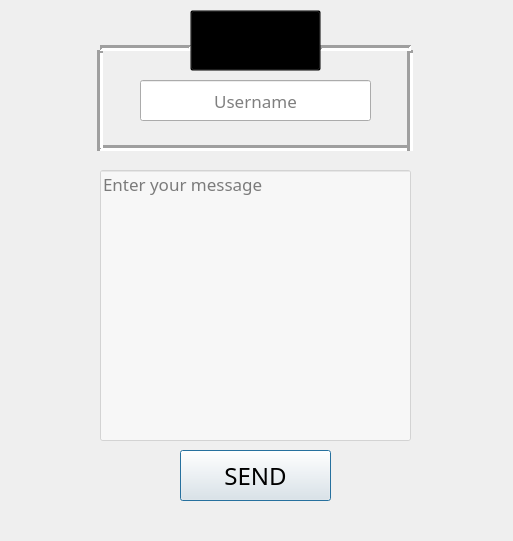
<?xml version="1.0" encoding="UTF-8"?>
<ui version="4.0">
 <class>Rep</class>
 <widget class="QDialog" name="Rep">
  <property name="geometry">
   <rect>
    <x>0</x>
    <y>0</y>
    <width>513</width>
    <height>541</height>
   </rect>
  </property>
  <property name="font">
   <font>
    <family>FVF Fernando 08</family>
   </font>
  </property>
  <property name="windowTitle">
   <string>Dialog</string>
  </property>
  <property name="styleSheet">
   <string notr="true">#lineEdit {
background-color:rgba(255, 255, 255,0.5);
color:black;
}
#Rep{
	background-image: url(:/re.jpg);
}
#sendButton {
background:transparent;
color:black;
}

#repButton {
color:black;
}</string>
  </property>
  <widget class="QPushButton" name="repButton">
   <property name="geometry">
    <rect>
     <x>180</x>
     <y>450</y>
     <width>151</width>
     <height>51</height>
    </rect>
   </property>
   <property name="font">
    <font>
     <family>FVF Fernando 08</family>
     <pointsize>18</pointsize>
    </font>
   </property>
   <property name="text">
    <string>SEND</string>
   </property>
  </widget>
  <widget class="QLineEdit" name="userEdit">
   <property name="geometry">
    <rect>
     <x>140</x>
     <y>80</y>
     <width>231</width>
     <height>41</height>
    </rect>
   </property>
   <property name="font">
    <font>
     <family>FVF Fernando 08</family>
     <pointsize>13</pointsize>
    </font>
   </property>
   <property name="contextMenuPolicy">
    <enum>Qt::DefaultContextMenu</enum>
   </property>
   <property name="toolTipDuration">
    <number>0</number>
   </property>
   <property name="alignment">
    <set>Qt::AlignCenter</set>
   </property>
   <property name="placeholderText">
    <string>Username</string>
   </property>
  </widget>
  <widget class="Line" name="line">
   <property name="geometry">
    <rect>
     <x>100</x>
     <y>140</y>
     <width>311</width>
     <height>16</height>
    </rect>
   </property>
   <property name="lineWidth">
    <number>3</number>
   </property>
   <property name="orientation">
    <enum>Qt::Horizontal</enum>
   </property>
  </widget>
  <widget class="Line" name="line_3">
   <property name="geometry">
    <rect>
     <x>90</x>
     <y>50</y>
     <width>20</width>
     <height>101</height>
    </rect>
   </property>
   <property name="lineWidth">
    <number>3</number>
   </property>
   <property name="midLineWidth">
    <number>0</number>
   </property>
   <property name="orientation">
    <enum>Qt::Vertical</enum>
   </property>
  </widget>
  <widget class="Line" name="line_4">
   <property name="geometry">
    <rect>
     <x>400</x>
     <y>50</y>
     <width>20</width>
     <height>101</height>
    </rect>
   </property>
   <property name="lineWidth">
    <number>3</number>
   </property>
   <property name="midLineWidth">
    <number>0</number>
   </property>
   <property name="orientation">
    <enum>Qt::Vertical</enum>
   </property>
  </widget>
  <widget class="Line" name="line_2">
   <property name="geometry">
    <rect>
     <x>100</x>
     <y>40</y>
     <width>91</width>
     <height>16</height>
    </rect>
   </property>
   <property name="lineWidth">
    <number>3</number>
   </property>
   <property name="orientation">
    <enum>Qt::Horizontal</enum>
   </property>
  </widget>
  <widget class="Line" name="line_5">
   <property name="geometry">
    <rect>
     <x>320</x>
     <y>40</y>
     <width>91</width>
     <height>16</height>
    </rect>
   </property>
   <property name="lineWidth">
    <number>3</number>
   </property>
   <property name="orientation">
    <enum>Qt::Horizontal</enum>
   </property>
  </widget>
  <widget class="QLineEdit" name="lineEdit">
   <property name="geometry">
    <rect>
     <x>100</x>
     <y>170</y>
     <width>311</width>
     <height>271</height>
    </rect>
   </property>
   <property name="font">
    <font>
     <family>FVF Fernando 08</family>
     <pointsize>13</pointsize>
    </font>
   </property>
   <property name="contextMenuPolicy">
    <enum>Qt::DefaultContextMenu</enum>
   </property>
   <property name="toolTipDuration">
    <number>0</number>
   </property>
   <property name="alignment">
    <set>Qt::AlignLeading|Qt::AlignLeft|Qt::AlignTop</set>
   </property>
   <property name="placeholderText">
    <string>Enter your message</string>
   </property>
  </widget>
  <widget class="QPushButton" name="sendButton">
   <property name="geometry">
    <rect>
     <x>190</x>
     <y>10</y>
     <width>131</width>
     <height>61</height>
    </rect>
   </property>
   <property name="font">
    <font>
     <family>FVF Fernando 08</family>
     <pointsize>25</pointsize>
    </font>
   </property>
   <property name="text">
    <string>REPLY</string>
   </property>
  </widget>
 </widget>
 <resources/>
 <connections/>
</ui>
